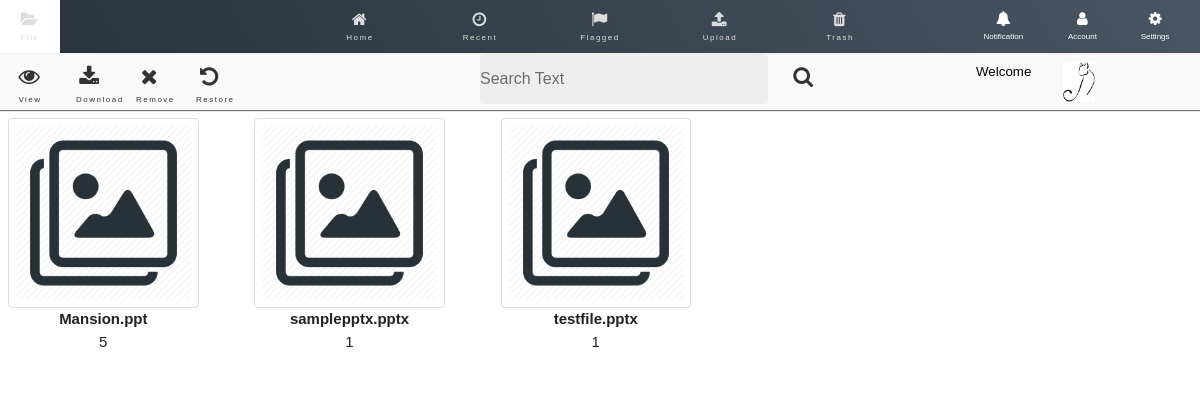
The app's page /?/Welcome/summon/trash&trash=1 with its own data.
### tables this page shows
CREATE TABLE `wc_file` (
  `id` int(11) NOT NULL AUTO_INCREMENT,
  `name` varchar(256) NOT NULL,
  `extension` varchar(5) NOT NULL,
  `location` varchar(256) DEFAULT '',
  `created` datetime DEFAULT CURRENT_TIMESTAMP,
  `modified` datetime DEFAULT CURRENT_TIMESTAMP,
  `fsize` int(11) NOT NULL,
  `flag` int(11) NOT NULL DEFAULT '1',
  `member` int(11) NOT NULL,
  `active` tinyint(2) DEFAULT '1',
  `thumbnail` int(11) DEFAULT '1',
  `author` varchar(100) DEFAULT NULL,
  `category` varchar(100) DEFAULT NULL,
  `contentype` varchar(100) DEFAULT NULL,
  PRIMARY KEY (`id`),
  KEY `flag` (`flag`),
  KEY `member` (`member`)
);

### sites/controller/welcome.php (called while the page is built, shortened)
<?php
class Welcome extends \Epiqworx\Concrete\Controller
{
	function summon($option) {
		$this->render();
	}
}
?>

### epiqworx/concrete/router.php (called while the page is built, shortened)
<?php
class Router {
    private $controller = '';
    private $method = '';
    private $params = [];
    function __construct() {
        $url = $this->uri();
        if (count($url) == 0) {
            $this->controller = WEBDFLTCLASS;
            $this->method = WEBDFLTMETHOD;
            $this->controller = new $this->controller();
        } else {
            $this->controller = new $this->controller();
            unset($url[0]);
            unset($url[1]);
            $this->params = $url ? array_values($url) : [];
        }
        call_user_func_array([$this->controller, $this->method], $this->params);
    }
    private function uri() {
        $uri = explode("/", $this->getRequest());
        if ($uri[0] === NULL | $uri[0] === "" | $uri[0] === "/") {
            unset($uri[0]);
        }
        $uri = array_values($uri);
        return array_values($uri);
    }
    private function setFileClass($classObj) {
        if (is_readable(WEBCONTROLLER . strtolower($classObj) . '.php')) {
            $this->controller = $classObj;
        } else {
            \Epiqworx\Abstraction\Glitch::e404("Class : " . $classObj . " Does Not Exist <br>");
        }
    }
    private function setMethod($classObj, $method) {
        if (!is_null($method)) {
            if (method_exists($classObj, $method)) {
                $this->method = $method;
            } else {
               \Epiqworx\Abstraction\Glitch::e404("Method : " . $method . " Does Not Exist <br>");
            }
        } else {
           \Epiqworx\Abstraction\Glitch::e404("Method : " . $method . " Is Not Set <br>");
        }
    }
    private function getRequest() {
        $urlArray = explode("?", filter_var($_SERVER["REQUEST_URI"], FILTER_SANITIZE_URL));
        if(!isset($urlArray[1])) { return ''; }
        else { return $urlArray[1]; }
    }
}
?>

### index.php (called while the page is built, shortened)
<?php
new Epiqworx\Concrete\Router();
?>

### epiqworx/abstraction/dbhandler.php (called while the page is built, shortened)
<?php
abstract class DBHandler {
	private static $connection;
    private static function GetConnection() {
        self::$connection = mysqli_connect('localhost', 'root', '');
		return self::$connection;
    }
    public static function DQLi($sql, $params = null) {
        try {
            $conn = self::GetConnection();
            $stmt = mysqli_query($conn, $sql);
            $rslt = array();
                while($result = mysqli_fetch_assoc($stmt)){
                    $rslt[] = $result;
                }
            return $rslt;
        } catch (Exception $ex) {
            \Epiqworx\Abstraction\Glitch::dberror($ex->getMessage());
        }
    }
}
?>

### sites/view/section/trash.php (the view)
<?php $result = \Epiqworx\Abstraction\DBHandler::DQLi("SELECT id, thumbnail, name, flag FROM wc_file WHERE member = 1 AND active = 2"); ?>
<?php if(empty($result)) { ?>
<div class="" style="margin: auto; padding-top: 50px;">
  <a href="?/Welcome/summon/home">
  <button class="btn-0" class="width-sm-20" style="font-size: 48pt;">
    <i class="fa fa-trash"></i>
    <span class="width-xs-20" style="font-size:22pt">No Trashed Files Found <br/> Try Trashing Unwanted Uploaded Files</span>
  </button>
  </a>
</div>
<?php } else { ?>
    <div class="img-row">
    <?php for($x = 0; $x < count($result); $x++) { ?>
        <div class="column">
            <a href="?/Welcome/summon/trash&trash=1&id=<?php echo $result[$x]['id']; ?>">
                <img src="sites/usr/img/<?= $result[$x]['thumbnail']?>.png" alt="Avatar" style="width:100%">
            </a>
            <div class="container">
                <span class="width-xs-20 txt-c"><b><?php echo $result[$x]['name']?></b></span>
                <p class="width-xs-20 txt-c"><?php echo $result[$x]['flag']?></p>
            </div>
        </div>
    <?php  } ?>
    </div>
<?php } ?>

### sites/usr/css/skeleton.css (style rules this page uses)
* { border: 0; margin: 0; padding: 0; }
html, body { height: 100%; width: 100%; }
.width-xs-20 { width: 100%; }
.container { position: relative; max-width: 960px; margin: 0 auto; padding: 0 20px; box-sizing: border-box; }
.column, .columns { width: 100%; float: left; box-sizing: border-box; }
@media (min-width: 400px) { .container { width: 85%; padding: 0; } }
@media (min-width: 550px) { .container { width: 80%; } }
@media (min-width: 550px) { .column, .columns { margin-left: 4%; } }
@media (min-width: 550px) { .column:first-child, .columns:first-child { margin-left: 0; } }
html { font-size: 62.5%; }
body { font-size: 1.5em; line-height: 1.6; font-weight: 400; font-family: "Raleway", "HelveticaNeue", "Helvetica Neue", Helvetica, Arial, sans-serif; color: #222; }
p { margin-top: 0; }
a { color: #1EAEDB; }
pre, blockquote, dl, figure, table, p, ul, ol, form { margin-bottom: 2.5rem; }
.container:after, .row:after, .u-cf { content: ""; display: table; clear: both; }

### sites/usr/css/w3.css (style rules this page uses)
html { box-sizing:border-box }
*,*:before,*:after { box-sizing:inherit }
html { -ms-text-size-adjust:100%;-webkit-text-size-adjust:100% }
body { margin:0 }
a { background-color:transparent;-webkit-text-decoration-skip:objects }
img { border-style:none }
html,body { font-family:Verdana,sans-serif;font-size:15px;line-height:1.5 }
html { overflow-x:hidden }
img { vertical-align:middle }
a { color:inherit }

### sites/usr/css/custom.css (style rules this page uses)
.txt-c { text-align: center; }

### sites/view/template/header.php (style rules this page uses)
.img-row { display: -ms-flexbox; display: flex; -ms-flex-wrap: wrap; flex-wrap: wrap; padding: 0 4px; }
.column { -ms-flex: 25%; flex: 25%; max-width: 10%; padding: 0 4px; }
.column img { margin-top: 8px; vertical-align: middle; border: 1px solid #ddd; border-radius: 4px; padding: 5px; width: 150px; }
@media screen and (max-width: 1280px) { .column { -ms-flex: 16.66%; flex: 16.66%; max-width: 16.66%; } }

### records on screen
wc_file: name "Mansion.ppt", flag "5"
wc_file: name "samplepptx.pptx", flag "1"
wc_file: name "testfile.pptx", flag "1"
